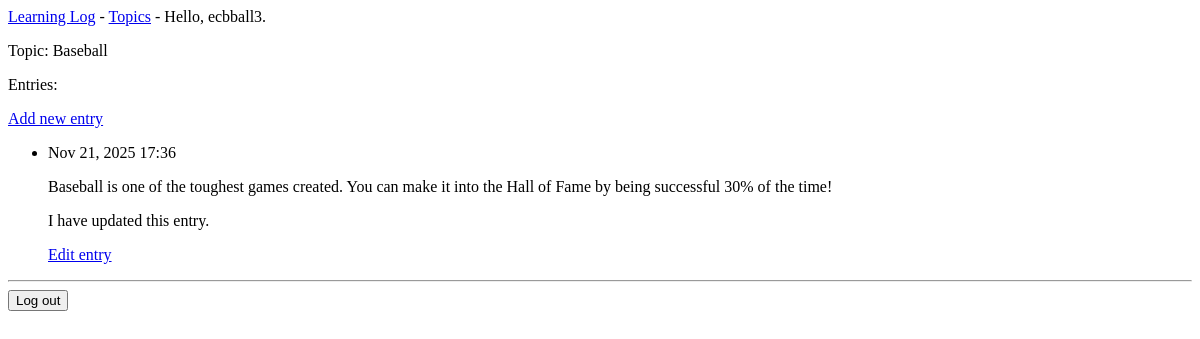
/topics/3/ (signed in), run on an earlier commit of the app's database.
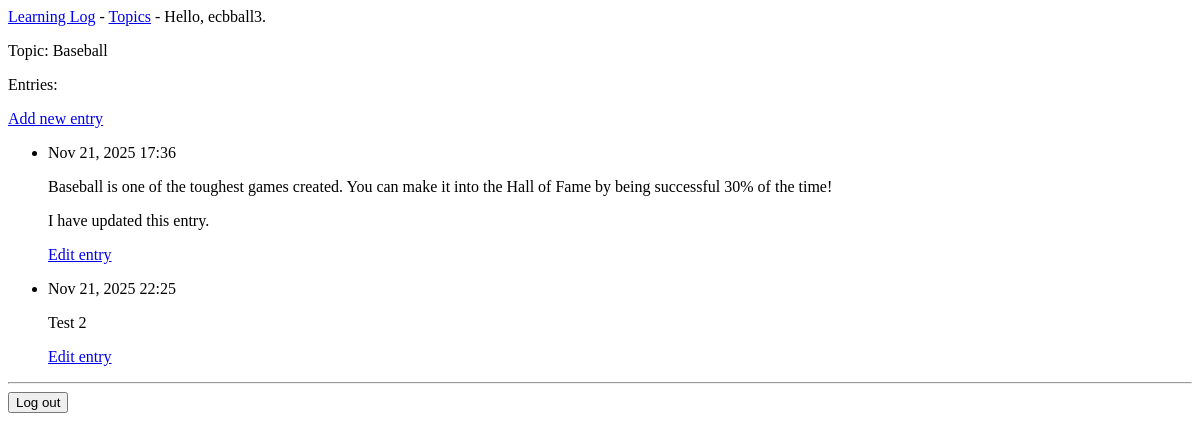
And on a later commit of the database.
### learning_logs/models.py (models this page shows, shortened)
class Entry(models.Model):
    topic = models.ForeignKey(Topic, on_delete=models.CASCADE)
    text = models.TextField()
    date_added = models.DateTimeField(auto_now_add=True)
    class Meta:
        verbose_name_plural = 'entries'

### learning_logs/views.py (the view)
# urls.py: path('topics/<int:topic_id>/', views.topic, name='topic'),
@login_required
def topic(request, topic_id):
    topic = Topic.objects.get(id=topic_id)
    entries = topic.entry_set.order_by('date_added')
    context = {'topic': topic, 'entries': entries}
    return render(request, 'learning_logs/topic.html', context)

### learning_logs/templates/learning_logs/topic.html
{% extends 'learning_logs/base.html' %}
{% block content %}
    <p>Topic: {{ topic.text }} </p>
    <p>Entries:</p>
    <p>
       <a href="{% url 'learning_logs:new_entry' topic.id %}">Add new entry</a>
    </p>
    <ul>
        {% for entry in entries %}
         <li>
             <p>{{ entry.date_added|date:'M d, Y H:i' }}</p>
             <p>{{ entry.text|linebreaks }}</p>
             <p>
                 <a href="{% url 'learning_logs:edit_entry' entry.id %}">
                     Edit entry</a></p>
         </li>
        {% empty %}
            <li>There are no entries for this topic yet.</li>
        {% endfor %}
    </ul>
{% endblock content %}

What changed in the data, as far as the page shows it:
added Entry: date_added "Nov 21, 2025 22:25", text "Test 2"
